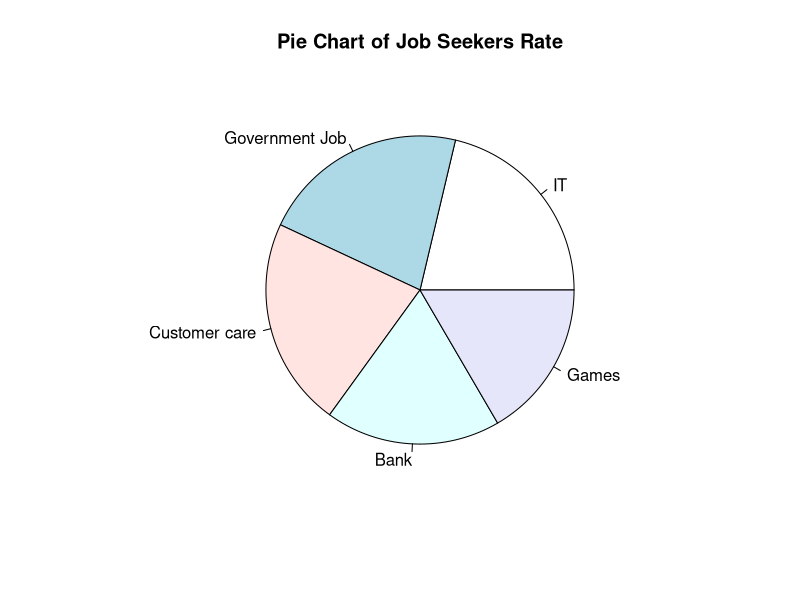

This chart was generated by the following R code: (Note: this script raises an error after producing the figure.)
jobs_data <- data.frame(
  Year = c(2019, 2020, 2022, 2023, 2024),
  Job_Sector = c('IT', 'Government Job', 'Customer care', 'Bank', 'Games'),
  Job_Seekers_Rate = c(95, 97, 98, 82, 74),
  Selection_Rate = c(25, 12, 45, 20, 35)
)

pie(jobs_data$Job_Seekers_Rate, labels = jobs_data$Job_Sector, main="Pie Chart of Job Seekers Rate")

mosaic(~ Year + Job_Sector, data = jobs_data, shade = TRUE)

ggplot(jobs_data, aes(x=Job_Sector, y=Selection_Rate)) + 
  geom_bar(stat="identity", fill="blue") +
  coord_polar("y", start=0) +
  labs(title="Funnel Plot of Selection Rate by Job Sector")
